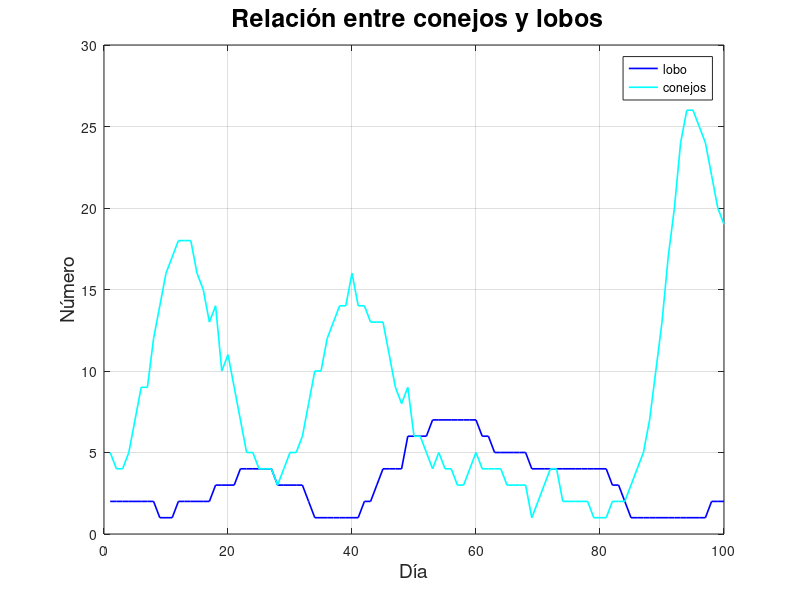

MATLAB code for this plot:
C=[1:100];
B=[    2,
    2,
    2,
    2,
    2,
    2,
    2,
    2,
    1,
    1,
    1,
    2,
    2,
    2,
    2,
    2,
    2,
    3,
    3,
    3,
    3,
    4,
    4,
    4,
    4,
    4,
    4,
    3,
    3,
    3,
    3,
    3,
    2,
    1,
    1,
    1,
    1,
    1,
    1,
    1,
    1,
    2,
    2,
    3,
    4,
    4,
    4,
    4,
    6,
    6,
    6,
    6,
    7,
    7,
    7,
    7,
    7,
    7,
    7,
    7,
    6,
    6,
    5,
    5,
    5,
    5,
    5,
    5,
    4,
    4,
    4,
    4,
    4,
    4,
    4,
    4,
    4,
    4,
    4,
    4,
    4,
    3,
    3,
    2,
    1,
    1,
    1,
    1,
    1,
    1,
    1,
    1,
    1,
    1,
    1,
    1,
    1,
    2,
    2,
    2];

A=[5,
    4,
    4,
    5,
    7,
    9,
    9,
    12,
    14,
    16,
    17,
    18,
    18,
    18,
    16,
    15,
    13,
    14,
    10,
    11,
    9,
    7,
    5,
    5,
    4,
    4,
    4,
    3,
    4,
    5,
    5,
    6,
    8,
    10,
    10,
    12,
    13,
    14,
    14,
    16,
    14,
    14,
    13,
    13,
    13,
    11,
    9,
    8,
    9,
    6,
    6,
    5,
    4,
    5,
    4,
    4,
    3,
    3,
    4,
    5,
    4,
    4,
    4,
    4,
    3,
    3,
    3,
    3,
    1,
    2,
    3,
    4,
    4,
    2,
    2,
    2,
    2,
    2,
    1,
    1,
    1,
    2,
    2,
    2,
    3,
    4,
    5,
    7,
    10,
    13,
    17,
    20,
    24,
    26,
    26,
    25,
    24,
    22,
    20,
    19]
figure(1)
plot(C,B,'b','linewidth',1.2)
title(' Relación entre conejos y lobos','fontsize',18)
xlabel('Día','fontsize',14)
ylabel('Número', 'fontsize',14)
grid on
hold on
plot(C,A,'c','linewidth',1.2)
legend('lobo','conejos')